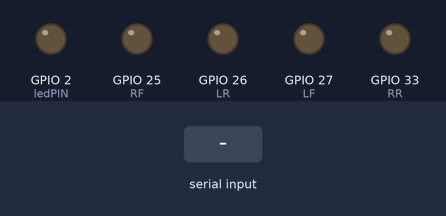
The sketch below on a simulated ESP32. On the bench: output pins drawn as LEDs (lit = HIGH). Inputs (shaded band) come from the test bench. Nothing arrives over Bluetooth unless stated; what the sketch prints to the serial monitor is not drawn.

Above: at 1.2 s.
1.3 s: "W" received over the second serial link
At 2.6 s:
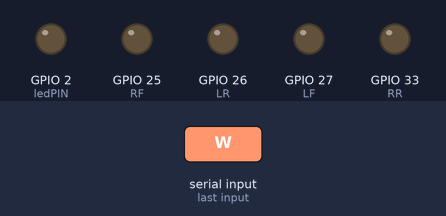
2.9 s: "E" received over the second serial link
At 4.0 s:
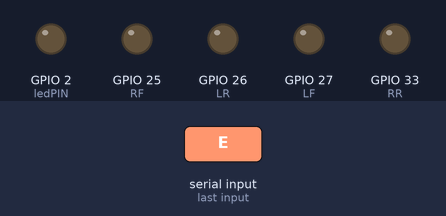
4.5 s: "S" received over the second serial link
At 5.2 s:
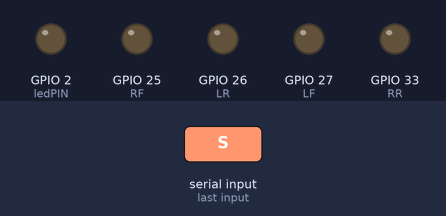
6.1 s: "N" received over the second serial link
At 7.4 s:
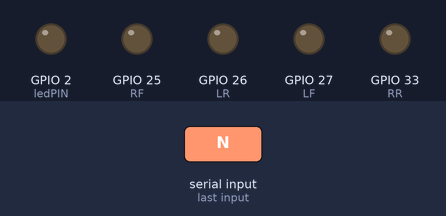
7.7 s: "2" received over the second serial link
At 8.9 s:
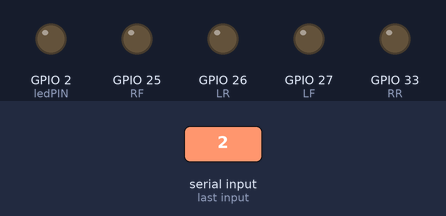
9.3 s: "4" received over the second serial link
At 10.1 s:
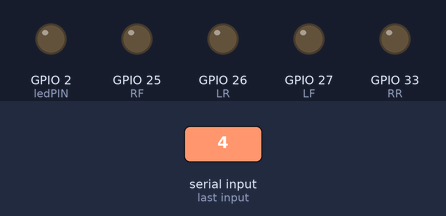
Timing chart, 0 to 11.9 s (numbered marks = the images above; inputs shaded):
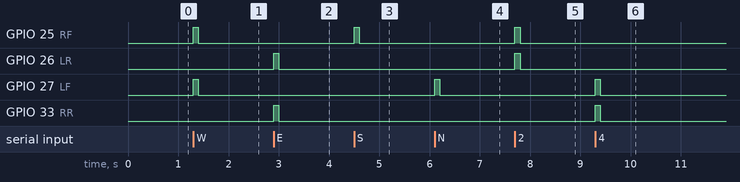

Measured:
- after the input at 1.3 s, GPIO 25 (RF), GPIO 27 (LF): LOW → HIGH at once, → LOW 0.10 s later
- after the input at 2.9 s, GPIO 26 (LR), GPIO 33 (RR): LOW → HIGH at once, → LOW 0.10 s later
- after the input at 4.5 s, GPIO 25 (RF): LOW → HIGH at once, → LOW 0.10 s later
- after the input at 6.1 s, GPIO 27 (LF): LOW → HIGH at once, → LOW 0.10 s later
- after the input at 7.7 s, GPIO 25 (RF), GPIO 26 (LR): LOW → HIGH at once, → LOW 0.10 s later
- after the input at 9.3 s, GPIO 27 (LF), GPIO 33 (RR): LOW → HIGH at once, → LOW 0.10 s later

The sketch:

BTrx.ino
```cpp
#include <BluetoothSerial.h>

#define ledPIN 2
BluetoothSerial SerialBT;
byte BTData;

//Customs
int LF=27;
int LR=26;
int RF=25;
int RR=33;

int sec = millis();

/* Check if Bluetooth configurations are enabled in the SDK */
#if !defined(CONFIG_BT_ENABLED) || !defined(CONFIG_BLUEDROID_ENABLED)
#error Bluetooth is not enabled! Please run `make menuconfig` to and enable it
#endif

void setup()
{
  pinMode(LF,OUTPUT);
  pinMode(LR,OUTPUT);
  pinMode(RF,OUTPUT);
  pinMode(RR,OUTPUT);

  pinMode(ledPIN, OUTPUT);
  Serial.begin(115200);
  SerialBT.begin();
  Serial.println("Bluetooth Started! Ready to pair...");

}

void loop()
{

  if(SerialBT.available())
  {
    BTData = SerialBT.read();
    Serial.write(BTData);
    sec=millis();
  }
  if((millis()-sec)>100){
    Serial.println("IDLE");
    BTData=0;
  }

  Handle();

}

void Change(int a,int b,int c,int d){
  digitalWrite(LF,(a==1)?HIGH:LOW);
  digitalWrite(LR,(b==1)?HIGH:LOW);
  digitalWrite(RF,(c==1)?HIGH:LOW);
  digitalWrite(RR,(d==1)?HIGH:LOW);
}

void Handle(){


  if(BTData == 'W' ){
    Change(1,0,1,0);
    Serial.println("Forward");
  }
  else if(BTData == 'E'){
    Change(0,1,0,1);
    Serial.println("Reverse");
  }
  else if(BTData == 'S'){
    Change(0,0,1,0);
    Serial.println("Left");
  }
  else if(BTData == 'N'){
    Change(1,0,0,0);
    Serial.println("Right");
  }
  else if(BTData == '2'){
    Change(0,1,1,0);
    Serial.println("Quick Left");
  }
  else if(BTData == '4'){
    Change(1,0,0,1);
    Serial.println("Quick Right");
  }

  else{
    Change(0,0,0,0);
    Serial.println("Stop");
  }

}
```
